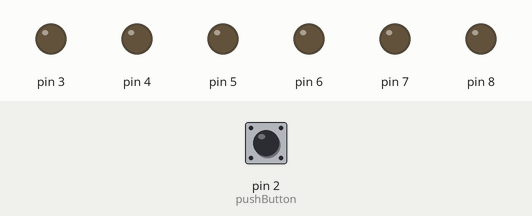
Bench run of a sketch on a simulated Arduino Uno, built with avr-gcc and run on an emulated ATmega328P. Shown: output pins drawn as LEDs (lit = HIGH). The test bench sets the inputs (shaded band); at power-on: pin 2 (pushButton) LOW. What the sketch prints to the serial monitor is not drawn.

Above: at 1.2 s.
1.3 s: pin 2 (pushButton) pulled HIGH for 0.15 s
At 2.2 s:
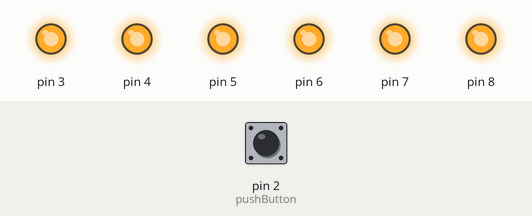
4.4 s: pin 2 (pushButton) pulled HIGH for 1 s
At 7.3 s:
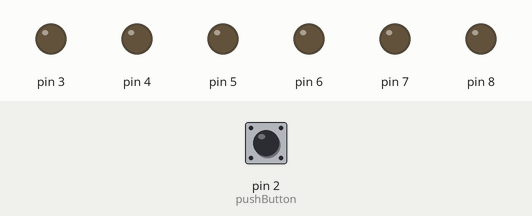
7.9 s: pin 2 (pushButton) pulled HIGH for 3.2 s
At 8.4 s:
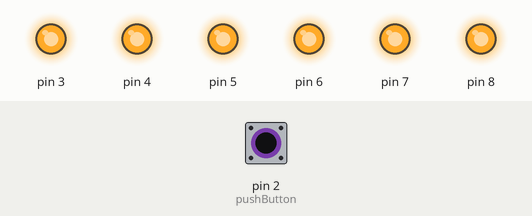
Timing chart, 0 to 13.4 s (numbered marks = the images above; inputs shaded):
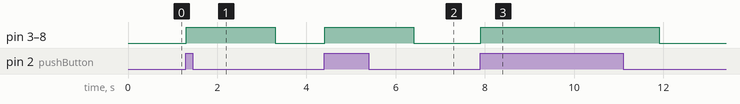

The sketch:

street_light_using_LDR.ino
```cpp
int pushButton = 2;


// the setup routine runs once when you press reset:
void setup() {
  // initialize serial communication at 9600 bits per second:
  Serial.begin(9600);
  // make the pushbutton's pin an input:
  pinMode(pushButton, INPUT);
  pinMode(3,OUTPUT);
  pinMode(4,OUTPUT);
  pinMode(5,OUTPUT);
  pinMode(6,OUTPUT);
  pinMode(7,OUTPUT);
  pinMode(8,OUTPUT);

}


// the loop routine runs over and over again forever:
void loop() {
  // read the input pin:
  int buttonState = digitalRead(pushButton);
  // print out the state of the button:
  Serial.println(buttonState);
  if(buttonState == 1)
  {
    digitalWrite(3,HIGH);
    digitalWrite(4,HIGH);
    digitalWrite(5,HIGH);
    digitalWrite(6,HIGH);
    digitalWrite(7,HIGH);
    digitalWrite(8,HIGH);
    delay(2000);
  }
  else
  {


    digitalWrite(3,LOW);
    digitalWrite(4,LOW);
    digitalWrite(5,LOW);
    digitalWrite(6,LOW);
    digitalWrite(7,LOW);
    digitalWrite(8,LOW);
  }
}
```

Measured:
- after the input at 1.3 s, pin 3–8: LOW → HIGH at once, → LOW 2.0 s later
- after the input at 4.4 s, pin 3–8: LOW → HIGH at once, → LOW 2.0 s later
- after the input at 7.9 s, pin 3–8: LOW → HIGH at once, → LOW 4.0 s later
